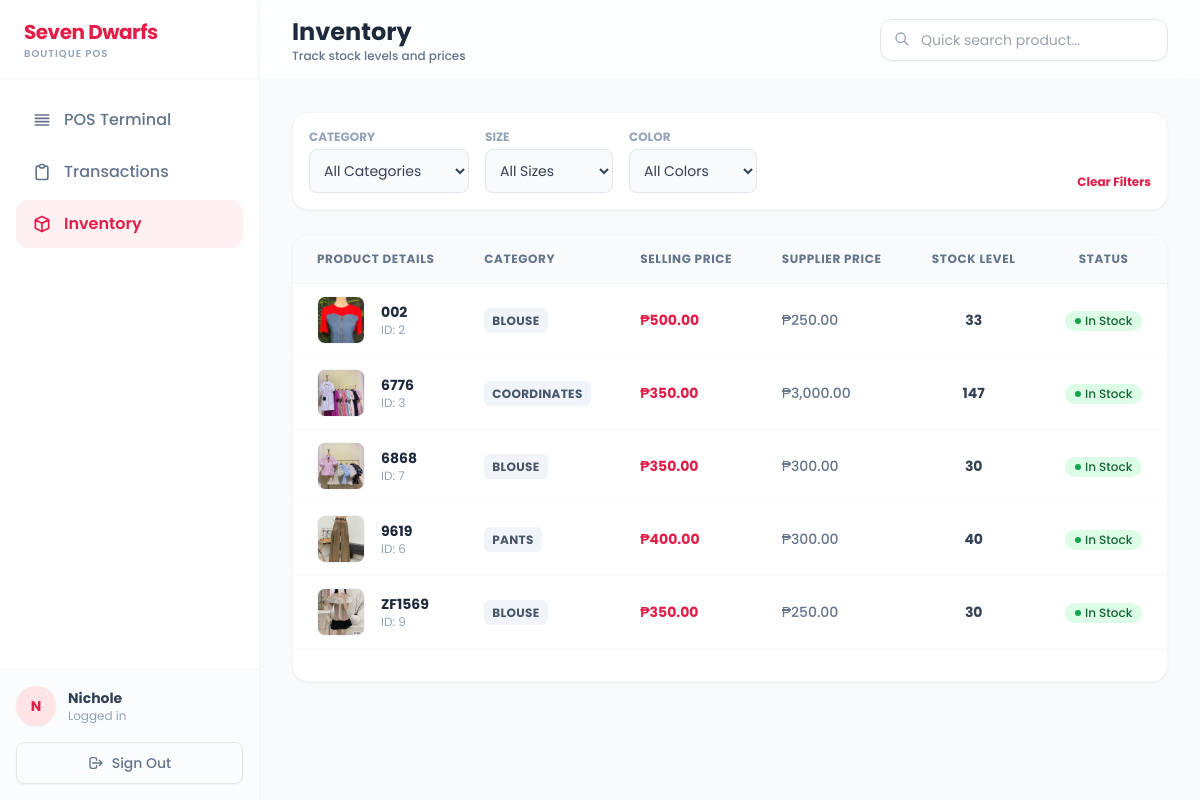
/cashier_inventory.php (signed in), run on an earlier commit of the app's database.
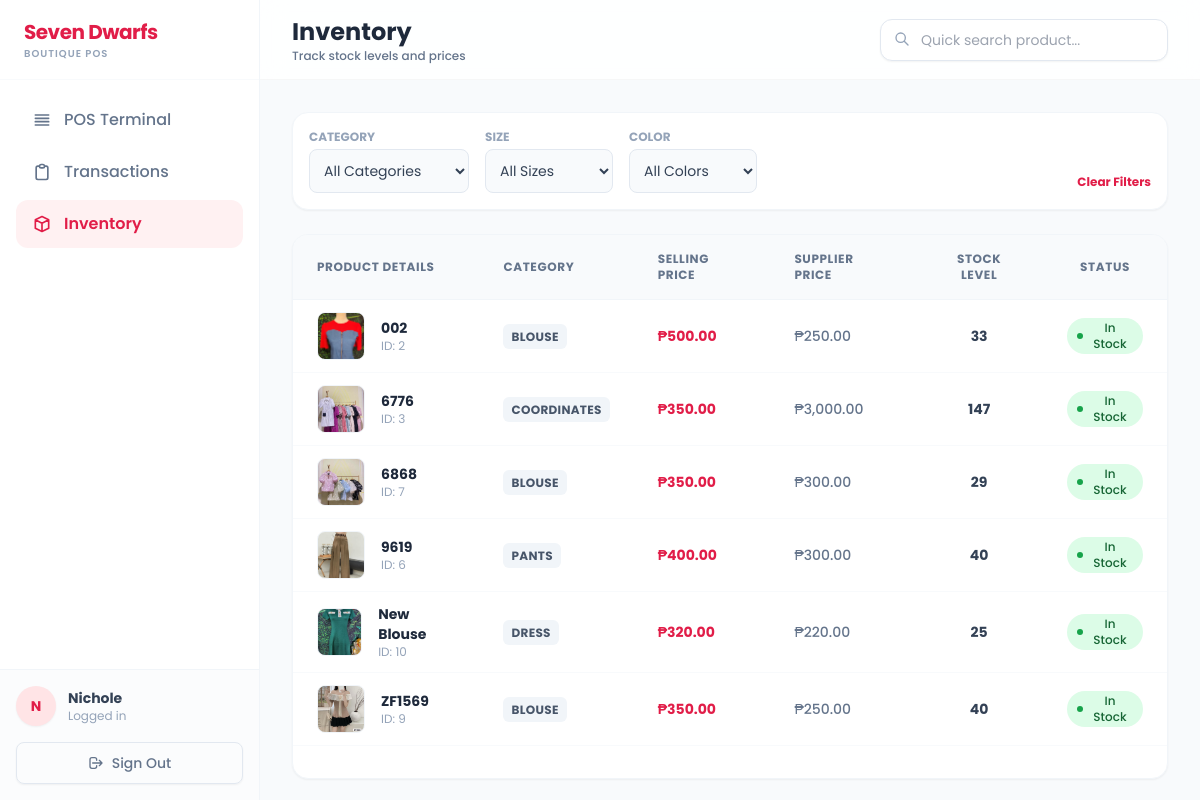
And on a later commit of the database.
### tables this page shows
CREATE TABLE `products` (
  `product_id` int(11) NOT NULL,
  `product_name` varchar(255) DEFAULT NULL,
  `description` text DEFAULT NULL,
  `price_id` int(11) DEFAULT NULL,
  `stocks` int(11) DEFAULT NULL,
  `category_id` int(11) DEFAULT NULL,
  `image_url` text DEFAULT NULL,
  `created_at` timestamp NOT NULL DEFAULT current_timestamp(),
  `supplier_id` int(11) DEFAULT NULL,
  `supplier_price` decimal(10,2) NOT NULL,
  `revenue` decimal(10,2) GENERATED ALWAYS AS (`price_id` - `supplier_price`) STORED,
  `sizes` varchar(255) DEFAULT NULL,
  `colors` varchar(255) DEFAULT NULL
);

CREATE TABLE `categories` (
  `category_id` int(11) NOT NULL,
  `category_code` varchar(10) DEFAULT NULL,
  `category_name` varchar(100) NOT NULL
);

### cashier_inventory.php (the view, shortened to what the changed rows need)
<?php
require 'conn.php';
$query = "
    SELECT
        p.product_id,
        p.product_name,
        p.price_id AS price,
        p.supplier_price,
        c.category_name,
        p.image_url,
        SUM(s.current_qty) AS total_stock
    FROM products p
    LEFT JOIN categories c ON p.category_id = c.category_id
    LEFT JOIN stock s ON p.product_id = s.product_id
    LEFT JOIN sizes sz ON s.size_id = sz.size_id
    LEFT JOIN colors cl ON s.color_id = cl.color_id
    WHERE 1=1
";
$query .= " GROUP BY p.product_id ORDER BY p.product_name ASC";
$stmt = $conn->prepare($query);
$stmt->execute();
$result = $stmt->get_result();
?>
<!DOCTYPE html>
<html lang="en">
<head>
    <script src="https://cdn.tailwindcss.com"></script>
</head>
<body class="bg-slate-50 text-slate-800 flex h-screen overflow-hidden antialiased">
    <aside class="w-[260px] bg-white border-r border-slate-100 flex flex-col z-30 transition-all duration-300" id="sidebar">
        <div class="h-20 flex items-center px-6 border-b border-slate-50">
            <div>
                <h1 class="text-xl font-bold text-rose-600 tracking-tight">Seven Dwarfs</h1>
            </div>
        </div>
    </aside>
    <main class="flex-1 flex flex-col relative overflow-hidden h-full">
        <header class="h-20 glass-header flex items-center justify-between px-8 z-20 shrink-0">
            <div>
                <h2 class="text-2xl font-bold text-slate-800">Inventory</h2>
            </div>
        </header>
        <div class="flex-1 overflow-y-auto p-8">
            <div class="bg-white rounded-2xl shadow-sm border border-slate-100 overflow-hidden">
                <div class="overflow-x-auto">
                    <table class="w-full text-sm text-left">
                        <thead class="bg-slate-50 text-slate-500 uppercase text-xs tracking-wider font-semibold border-b border-slate-100">
                            <tr>
                                <th class="px-6 py-4">Product Details</th>
                                <th class="px-6 py-4">Category</th>
                                <th class="px-6 py-4">Selling Price</th>
                                <th class="px-6 py-4">Supplier Price</th>
                                <th class="px-6 py-4 text-center">Stock Level</th>
                                <th class="px-6 py-4 text-center">Status</th>
                            </tr>
                        </thead>
                        <tbody id="tableBody" class="divide-y divide-slate-50">
                            <?php if ($result->num_rows > 0): ?>
                                <?php while ($row = $result->fetch_assoc()):
                                    $imagePath = $row['image_url'];
                                    $img = 'uploads/default.png';
                                    if (!empty($imagePath)) {
                                        if (str_starts_with(trim($imagePath), '[')) {
                                            $decoded = json_decode($imagePath, true);
                                            $img = is_array($decoded) && count($decoded) > 0 ? $decoded[0] : 'uploads/default.png';
                                        } elseif (str_contains($imagePath, ',')) {
                                            $parts = explode(',', $imagePath);
                                            $img = trim($parts[0]);
                                        } else {
                                            $img = trim($imagePath);
                                        }
                                    }
                                    $stock = $row['total_stock'] ?? 0;
                                ?>
                                <tr class="hover:bg-slate-50/50 transition-colors group search-row">
                                    <td class="px-6 py-3">
                                        <div class="flex items-center gap-4">
                                            <img src="<?= htmlspecialchars($img) ?>" class="w-12 h-12 rounded-lg object-cover border border-slate-100 bg-slate-50">
                                            <div>
                                                <div class="font-bold text-slate-800 text-search"><?= htmlspecialchars($row['product_name']) ?></div>
                                                <div class="text-xs text-slate-400">ID: <?= $row['product_id'] ?></div>
                                            </div>
                                        </div>
                                    </td>
                                    <td class="px-6 py-3">
                                        <span class="bg-slate-100 text-slate-600 px-2 py-1 rounded-md text-xs font-bold uppercase tracking-wide">
                                            <?= htmlspecialchars($row['category_name']) ?>
                                        </span>
                                    </td>
                                    <td class="px-6 py-3 font-bold text-rose-600">
                                        ₱<?= number_format($row['price'], 2) ?>
                                    </td>
                                    <td class="px-6 py-3 font-medium text-slate-500">
                                        ₱<?= number_format($row['supplier_price'], 2) ?>
                                    </td>
                                    <td class="px-6 py-3 text-center">
                                        <span class="font-bold <?= $stock <= 5 ? 'text-red-500' : 'text-slate-700' ?>"><?= $stock ?></span>
                                    </td>
                                    <td class="px-6 py-3 text-center">
                                        <?php if($stock <= 0): ?>
                                            <span class="inline-flex items-center gap-1 px-2.5 py-0.5 rounded-full text-xs font-medium bg-red-100 text-red-800">
                                                <span class="w-1.5 h-1.5 rounded-full bg-red-600"></span> Out of Stock
                                            </span>
                                        <?php elseif($stock <= 5): ?>
                                            <span class="inline-flex items-center gap-1 px-2.5 py-0.5 rounded-full text-xs font-medium bg-yellow-100 text-yellow-800">
                                                <span class="w-1.5 h-1.5 rounded-full bg-yellow-600"></span> Low Stock
                                            </span>
                                        <?php else: ?>
                                            <span class="inline-flex items-center gap-1 px-2.5 py-0.5 rounded-full text-xs font-medium bg-green-100 text-green-800">
                                                <span class="w-1.5 h-1.5 rounded-full bg-green-600"></span> In Stock
                                            </span>
                                        <?php endif; ?>
                                    </td>
                                </tr>
                                <?php endwhile; ?>
                            <?php else: ?>
                                <tr>
                                    <td colspan="6" class="px-6 py-12 text-center text-slate-400 text-sm">No products found matching these filters.</td>
                                </tr>
                            <?php endif; ?>
                        </tbody>
                    </table>
                </div>
            </div>
        </div>
    </main>
</body>
</html>

What changed in the data, as far as the page shows it:
computed for products id 7: stock "30" → "29"
added products: shows a picture, product_name "New Blouse", product_id "10", category.category_name "DRESS", price "320.00", supplier_price "220.00", stock "25"
changed products "ZF1569": stock "30" → "40"
